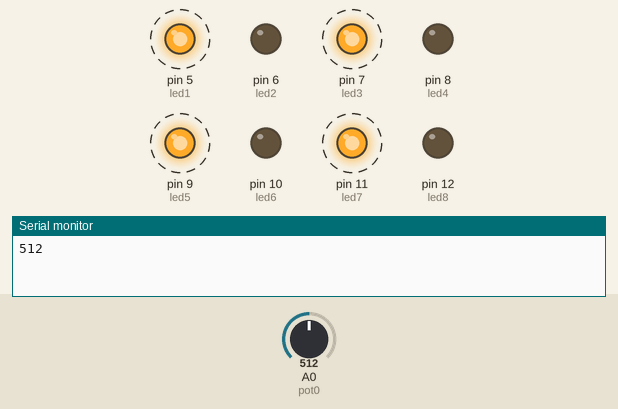
Bench run of a sketch on a simulated Arduino Uno, built with avr-gcc and run on an emulated ATmega328P. Parts: output pins drawn as LEDs (lit = HIGH), the last lines printed to the serial monitor. Dashed ring = blinking. The test bench sets the inputs (shaded band); at power-on: A0 (pot0) = 512.

Above: at 0.1 s.
At 1.8 s:
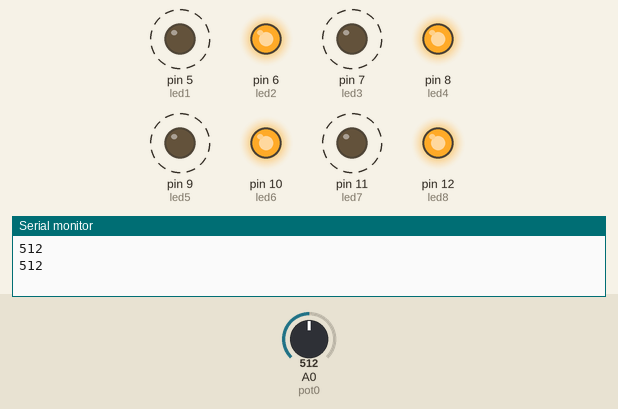
1.9 s: A0 (pot0) set to 122
At 2.15 s:
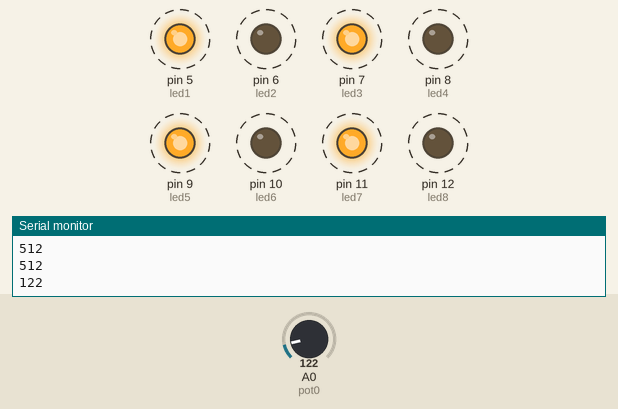
5.4 s: A0 (pot0) set to 0
Timing chart, 0 to 12.9 s (numbered marks = the images above; inputs shaded):
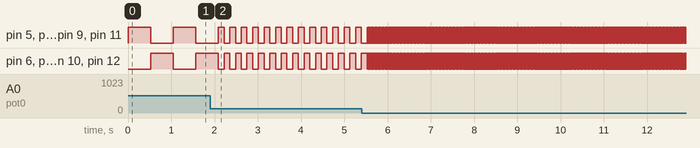

Measured:
- after the input at 1.9 s, pin 5 (led1), pin 6 (led2), pin 7 (led3), pin 8 (led4), pin 9 (led5), pin 10 (led6), pin 11 (led7), pin 12 (led8): alternates HIGH for 0.13 s and LOW for 0.13 s, starting after 0.32 s
- after the input at 5.4 s, pin 5 (led1), pin 6 (led2), pin 7 (led3), pin 8 (led4), pin 9 (led5), pin 10 (led6), pin 11 (led7), pin 12 (led8): alternates HIGH for 0.01 s and LOW for 0.01 s, starting after 0.14 s
- by itself, pin 5 (led1), pin 7 (led3), pin 9 (led5), pin 11 (led7): alternates HIGH for 0.52 s and LOW for 0.52 s

The sketch:

Ex_1.ino
```cpp
/**********************************************************************************
**                                                                               **
**                             Velocitat de 8 LEDs                               **
**                                                                               **
**********************************************************************************/
//********** Includes *************************************************************
//********** Variables ************************************************************
const byte led1 = 5;          // donar nom al pin 5 de l’Arduino
const byte led2 = 6;          // donar nom al pin 6 de l’Arduino
const byte led3 = 7;          // donar nom al pin 7 de l’Arduino
const byte led4 = 8;          // donar nom al pin 8 de l’Arduino
const byte led5 = 9;          // donar nom al pin 9 de l’Arduino
const byte led6 = 10;         // donar nom al pin 10 de l’Arduino
const byte led7 = 11;         // donar nom al pin 11 de l’Arduino
const byte led8 = 12;         // donar nom al pin 12 de l’Arduino
const byte pot0 = A0;         // donar nom al pin A0 de l’Arduino

unsigned long velocitat = 60;          // velocitat de l'acció en ms
int valPot0;                // guardar valor del potenciometre

//********** Setup ****************************************************************
void setup()
{
  pinMode(led1, OUTPUT);     // definir el pin 5 com una sortida
  pinMode(led2, OUTPUT);     // definir el pin 6 com una sortida
  pinMode(led3, OUTPUT);     // definir el pin 7 com una sortida
  pinMode(led4, OUTPUT);     // definir el pin 8 com una sortida
  pinMode(led5, OUTPUT);     // definir el pin 9 com una sortida
  pinMode(led6, OUTPUT);     // definir el pin 10 com una sortida
  pinMode(led7, OUTPUT);     // definir el pin 11 com una sortida
  pinMode(led8, OUTPUT);     // definir el pin 12 com una sortida
  Serial.begin(9600);
}

//********** Loop *****************************************************************
void loop()
{
  valPot0 = analogRead(pot0);   // llegir valor del potenciòmetre
  Serial.println(valPot0);
  velocitat = 10 + valPot0;     // actualitzar velocitat amb el valor del potenciòmetre
  			          // anira de 10 a 1034ms
  digitalWrite(led1, HIGH);    // posar a 5V el pin 5
  digitalWrite(led2, LOW);     // posar a 0V el pin 6
  digitalWrite(led3, HIGH);    // posar a 5V el pin 7
  digitalWrite(led4, LOW);     // posar a 0V el pin 8
  digitalWrite(led5, HIGH);    // posar a 5V el pin 9
  digitalWrite(led6, LOW);     // posar a 0V el pin 10
  digitalWrite(led7, HIGH);    // posar a 5V el pin 11
  digitalWrite(led8, LOW);     // posar a 0V el pin 12

  delay(velocitat);            // es queden leds velocitat ms en aquest estat

  digitalWrite(led1, LOW);     // posar a 0V el pin 5
  digitalWrite(led2, HIGH);    // posar a 5V el pin 6
  digitalWrite(led3, LOW);     // posar a 0V el pin 7
  digitalWrite(led4, HIGH);    // posar a 5V el pin 8
  digitalWrite(led5, LOW);     // posar a 0V el pin 9
  digitalWrite(led6, HIGH);    // posar a 5V el pin 10
  digitalWrite(led7, LOW);     // posar a 0V el pin 11
  digitalWrite(led8, HIGH);    // posar a 5V el pin 12

  delay(velocitat);            // es queden leds velocitat ms en aquest estat
}
//********** Funcions *************************************************************
```
